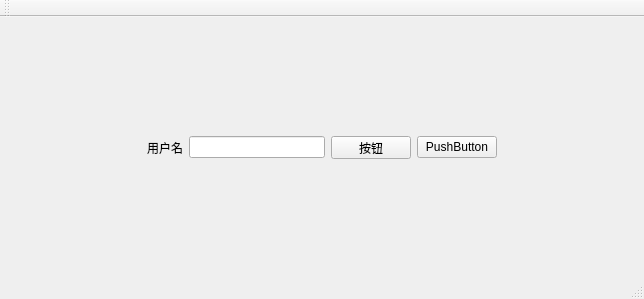
<?xml version="1.0" encoding="UTF-8"?>
<ui version="4.0">
 <class>MainWindow</class>
 <widget class="QMainWindow" name="MainWindow">
  <property name="geometry">
   <rect>
    <x>0</x>
    <y>0</y>
    <width>644</width>
    <height>299</height>
   </rect>
  </property>
  <property name="windowTitle">
   <string>MainWindow</string>
  </property>
  <widget class="QWidget" name="centralWidget">
   <layout class="QVBoxLayout" name="verticalLayout">
    <item>
     <spacer name="verticalSpacer">
      <property name="orientation">
       <enum>Qt::Vertical</enum>
      </property>
      <property name="sizeHint" stdset="0">
       <size>
        <width>20</width>
        <height>40</height>
       </size>
      </property>
     </spacer>
    </item>
    <item>
     <layout class="QHBoxLayout" name="horizontalLayout">
      <item>
       <spacer name="horizontalSpacer">
        <property name="orientation">
         <enum>Qt::Horizontal</enum>
        </property>
        <property name="sizeHint" stdset="0">
         <size>
          <width>40</width>
          <height>20</height>
         </size>
        </property>
       </spacer>
      </item>
      <item>
       <widget class="QLabel" name="label">
        <property name="text">
         <string>用户名</string>
        </property>
       </widget>
      </item>
      <item>
       <widget class="QLineEdit" name="lineEdit"/>
      </item>
      <item>
       <widget class="QPushButton" name="mypushButton">
        <property name="minimumSize">
         <size>
          <width>75</width>
          <height>23</height>
         </size>
        </property>
        <property name="styleSheet">
         <string notr="true"/>
        </property>
        <property name="text">
         <string>按钮</string>
        </property>
       </widget>
      </item>
      <item>
       <widget class="QPushButton" name="pushButton">
        <property name="text">
         <string>PushButton</string>
        </property>
       </widget>
      </item>
      <item>
       <spacer name="horizontalSpacer_2">
        <property name="orientation">
         <enum>Qt::Horizontal</enum>
        </property>
        <property name="sizeHint" stdset="0">
         <size>
          <width>40</width>
          <height>20</height>
         </size>
        </property>
       </spacer>
      </item>
     </layout>
    </item>
    <item>
     <spacer name="verticalSpacer_2">
      <property name="orientation">
       <enum>Qt::Vertical</enum>
      </property>
      <property name="sizeHint" stdset="0">
       <size>
        <width>20</width>
        <height>40</height>
       </size>
      </property>
     </spacer>
    </item>
   </layout>
  </widget>
  <widget class="QMenuBar" name="menuBar">
   <property name="geometry">
    <rect>
     <x>0</x>
     <y>0</y>
     <width>644</width>
     <height>26</height>
    </rect>
   </property>
  </widget>
  <widget class="QToolBar" name="mainToolBar">
   <attribute name="toolBarArea">
    <enum>TopToolBarArea</enum>
   </attribute>
   <attribute name="toolBarBreak">
    <bool>false</bool>
   </attribute>
  </widget>
  <widget class="QStatusBar" name="statusBar"/>
 </widget>
 <layoutdefault spacing="6" margin="11"/>
 <resources/>
 <connections/>
</ui>
